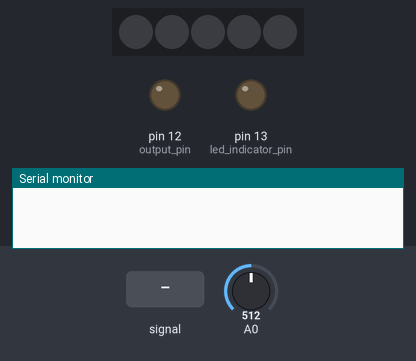
A sketch run on a simulated Arduino Uno, built with avr-gcc and run on an emulated ATmega328P. Shown: 5 RGB LEDs in strip order, left to right, output pins drawn as LEDs (lit = HIGH), the last lines printed to the serial monitor. The test bench sets the inputs (shaded band); at power-on: A0 = 512.

Above: at 1.2 s.
1.3 s: A0 fed a 200 Hz sine of ±460 counts around its level
At 2.74 s:
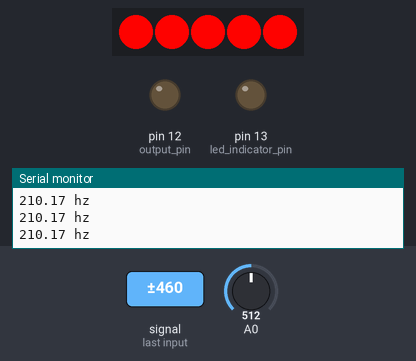
3.1 s: A0 fed a 1000 Hz sine of ±255 counts around its level
At 3.22 s:
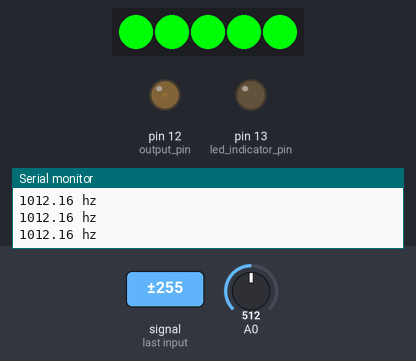
4.9 s: A0 set to 0
At 5.8 s:
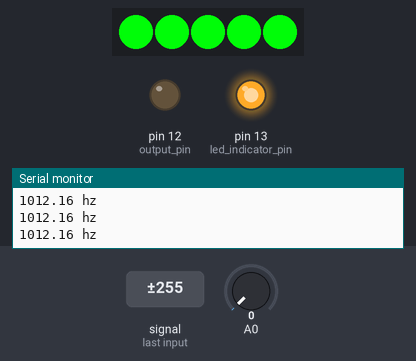
6.4 s: A0 set to 40
At 7.7 s:
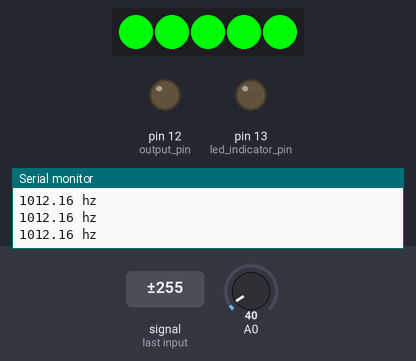
Timing chart, 0 to 8.9 s (numbered marks = the images above; inputs shaded):
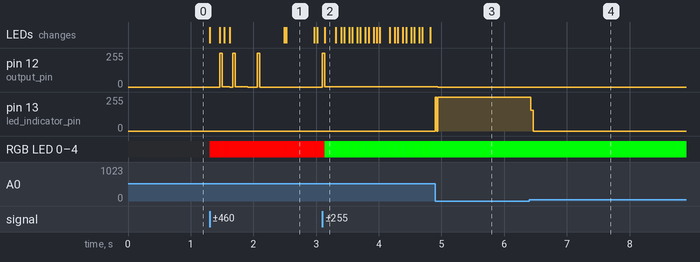

The sketch:

MagicBlinkyBow.ino
```cpp
#include <FastLED.h>
#include <RunningMedian.h>

#define LED_COUNT 5

void setup(){
  freqSetup();
  ledSetup();
}

void loop() {
  processFrequency();
}

void handleFrequency(float hz) {
  setLightsToColorForHz(hz);
}

void handleStop() {
  turnLightsOff();
}
```

FrequencyAnalysis.ino
```cpp
#define LOG_LENGTH 3

//clipping indicator variables
boolean clipping = 0;

//data storage variables
byte newData = 0;
byte prevData = 0;
unsigned int time = 0;//keeps time and sends vales to store in timer[] occasionally
int timer[10];//sstorage for timing of events
int slope[10];//storage for slope of events
unsigned int totalTimer;//used to calculate period
unsigned int period;//storage for period of wave
byte index = 0;//current storage index
float inputFreq;//storage for frequency calculations
RunningMedian freqMedian(LOG_LENGTH); //making data make more sense
int maxSlope = 0;//used to calculate max slope as trigger point
int newSlope;//storage for incoming slope data

//variables for decided whether you have a match
byte noMatch = 0;//counts how many non-matches you've received to reset variables if it's been too long
byte slopeTol = 3;//slope tolerance- adjust this if you need
int timerTol = 10;//timer tolerance- adjust this if you need

//variables for amp detection
unsigned int ampTimer = 0;
byte maxAmp = 0;
byte checkMaxAmp;
byte ampThreshold = 30;//raise if you have a very noisy signal

int delayval = 500; // delay for half a second

void freqSetup() {
  Serial.begin(9600);

  pinMode(13,OUTPUT);//led indicator pin
  pinMode(12,OUTPUT);//output pin

  cli();//diable interrupts

  //set up continuous sampling of analog pin 0 at 38.5kHz

  //clear ADCSRA and ADCSRB registers
  ADCSRA = 0;
  ADCSRB = 0;

  ADMUX |= (1 << REFS0); //set reference voltage
  ADMUX |= (1 << ADLAR); //left align the ADC value- so we can read highest 8 bits from ADCH register only

  ADCSRA |= (1 << ADPS2) | (1 << ADPS0); //set ADC clock with 32 prescaler- 16mHz/32=500kHz
  ADCSRA |= (1 << ADATE); //enabble auto trigger
  ADCSRA |= (1 << ADIE); //enable interrupts when measurement complete
  ADCSRA |= (1 << ADEN); //enable ADC
  ADCSRA |= (1 << ADSC); //start ADC measurements

  sei();//enable interrupts
}

ISR(ADC_vect) {//when new ADC value ready

  PORTB &= B11101111;//set pin 12 low
  prevData = newData;//store previous value
  newData = ADCH;//get value from A0
  if (prevData < 127 && newData >=127){//if increasing and crossing midpoint
    newSlope = newData - prevData;//calculate slope
    if (abs(newSlope-maxSlope)<slopeTol){//if slopes are ==
      //record new data and reset time
      slope[index] = newSlope;
      timer[index] = time;
      time = 0;
      if (index == 0){//new max slope just reset
        PORTB |= B00010000;//set pin 12 high
        noMatch = 0;
        index++;//increment index
      }
      else if (abs(timer[0]-timer[index])<timerTol && abs(slope[0]-newSlope)<slopeTol){//if timer duration and slopes match
        //sum timer values
        totalTimer = 0;
        for (byte i=0;i<index;i++){
          totalTimer+=timer[i];
        }
        period = totalTimer;//set period
        //reset new zero index values to compare with
        timer[0] = timer[index];
        slope[0] = slope[index];
        index = 1;//set index to 1
        PORTB |= B00010000;//set pin 12 high
        noMatch = 0;
      }
      else{//crossing midpoint but not match
        index++;//increment index
        if (index > 9){
          reset();
        }
      }
    }
    else if (newSlope>maxSlope){//if new slope is much larger than max slope
      maxSlope = newSlope;
      time = 0;//reset clock
      noMatch = 0;
      index = 0;//reset index
    }
    else{//slope not steep enough
      noMatch++;//increment no match counter
      if (noMatch>9){
        reset();
      }
    }
  }

  if (newData == 0 || newData == 1023){//if clipping
    PORTB |= B00100000;//set pin 13 high- turn on clipping indicator led
    clipping = 1;//currently clipping
  }

  time++;//increment timer at rate of 38.5kHz

  ampTimer++;//increment amplitude timer
  if (abs(127-ADCH)>maxAmp){
    maxAmp = abs(127-ADCH);
  }
  if (ampTimer==1000){
    ampTimer = 0;
    checkMaxAmp = maxAmp;
    maxAmp = 0;
  }

}


void reset(){//clea out some variables
  index = 0;//reset index
  noMatch = 0;//reset match couner
  maxSlope = 0;//reset slope
}


void checkClipping(){//manage clipping indicator LED
  if (clipping){//if currently clipping
    PORTB &= B11011111;//turn off clipping indicator led
    clipping = 0;
  }
}

void processFrequency(){
  checkClipping();

  if (checkMaxAmp>ampThreshold){
    inputFreq = 38462/float(period);//calculate frequency timer rate/period

    freqMedian.add(inputFreq);

    Serial.print(freqMedian.getMedian());
    Serial.println(" hz");

    handleFrequency(freqMedian.getMedian());
  } else {
    handleStop();
  }
}
```

FrequencyToPitch.ino
```cpp
typedef enum {
  A,
  As,
  B,
  // B# == C
  C,
  Cs,
  D,
  Ds,
  E,
  // E# == F
  F,
  Fs,
  G,
  Gs,
} NoteName;

typedef struct {
  int octave;
  NoteName note;
} Pitch;
```

LEDs.ino
```cpp
#define DATA_PIN 6
#define NUM_LEDS 5

CRGB leds[NUM_LEDS];

void ledSetup() {
  FastLED.addLeds<NEOPIXEL, DATA_PIN>(leds, NUM_LEDS);
}

#define RANGE_LOW 196
#define RANGE_HIGH 3136

void setLightsToColorForHz(float hz) {
  FastLED.showColor(CHSV(hzToHue(hz), 255, 255), 255 /* brightness */);
}

float hzToHue(float hz) {
  return constrain(map(hz, RANGE_LOW, RANGE_HIGH, 0, 360), 0, 360);
}

void turnLightsOff() {
  FastLED.show(0 /* brightness */);
}
```

Measured:
- after the input at 1.3 s, pin 12 (output_pin): 0/255 → 1/255 after 0.16 s, → 0/255 0.45 s later; the LEDs: first change at once (image 1 shows a later state)
- after the input at 3.1 s, pin 12 (output_pin): goes on until 3.1 s, then stays 2/255; the LEDs: change at once (image 2)
- after the input at 4.9 s, pin 12 (output_pin): 2/255 → 0/255 at once; pin 13 (led_indicator_pin): 0/255 → 255/255 at once
- after the input at 6.4 s, pin 13 (led_indicator_pin): 255/255 → 0/255 at once
